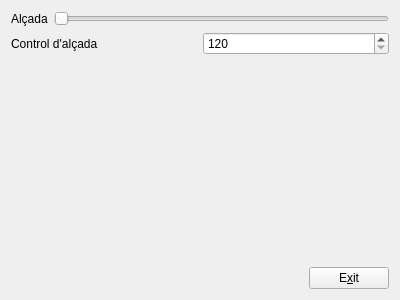
<?xml version="1.0" encoding="UTF-8"?>
<ui version="4.0">
 <class>MyForm</class>
 <widget class="QWidget" name="MyForm">
  <property name="geometry">
   <rect>
    <x>0</x>
    <y>0</y>
    <width>400</width>
    <height>300</height>
   </rect>
  </property>
  <property name="windowTitle">
   <string>Form</string>
  </property>
  <layout class="QVBoxLayout" name="verticalLayout_2">
   <item>
    <layout class="QHBoxLayout" name="horizontalLayout">
     <item>
      <widget class="QLabel" name="label">
       <property name="text">
        <string>Alçada</string>
       </property>
      </widget>
     </item>
     <item>
      <widget class="QSlider" name="horizontalSlider">
       <property name="minimum">
        <number>120</number>
       </property>
       <property name="maximum">
        <number>240</number>
       </property>
       <property name="orientation">
        <enum>Qt::Horizontal</enum>
       </property>
      </widget>
     </item>
    </layout>
   </item>
   <item>
    <layout class="QHBoxLayout" name="horizontalLayout_2">
     <item>
      <widget class="QLabel" name="label_2">
       <property name="text">
        <string>Control d'alçada</string>
       </property>
      </widget>
     </item>
     <item>
      <widget class="QSpinBox" name="spinBox">
       <property name="minimumSize">
        <size>
         <width>150</width>
         <height>0</height>
        </size>
       </property>
       <property name="minimum">
        <number>120</number>
       </property>
       <property name="maximum">
        <number>240</number>
       </property>
       <property name="value">
        <number>120</number>
       </property>
      </widget>
     </item>
    </layout>
   </item>
   <item>
    <layout class="QHBoxLayout" name="horizontalLayout_3">
     <item>
      <spacer name="horizontalSpacer">
       <property name="orientation">
        <enum>Qt::Horizontal</enum>
       </property>
       <property name="sizeHint" stdset="0">
        <size>
         <width>40</width>
         <height>20</height>
        </size>
       </property>
      </spacer>
     </item>
     <item>
      <layout class="QVBoxLayout" name="verticalLayout">
       <item>
        <spacer name="verticalSpacer">
         <property name="orientation">
          <enum>Qt::Vertical</enum>
         </property>
         <property name="sizeHint" stdset="0">
          <size>
           <width>20</width>
           <height>40</height>
          </size>
         </property>
        </spacer>
       </item>
       <item>
        <widget class="QPushButton" name="pushButton">
         <property name="text">
          <string>E&amp;xit</string>
         </property>
        </widget>
       </item>
      </layout>
     </item>
    </layout>
   </item>
  </layout>
 </widget>
 <resources/>
 <connections>
  <connection>
   <sender>horizontalSlider</sender>
   <signal>valueChanged(int)</signal>
   <receiver>spinBox</receiver>
   <slot>setValue(int)</slot>
   <hints>
    <hint type="sourcelabel">
     <x>211</x>
     <y>14</y>
    </hint>
    <hint type="destinationlabel">
     <x>276</x>
     <y>42</y>
    </hint>
   </hints>
  </connection>
  <connection>
   <sender>spinBox</sender>
   <signal>valueChanged(int)</signal>
   <receiver>horizontalSlider</receiver>
   <slot>setValue(int)</slot>
   <hints>
    <hint type="sourcelabel">
     <x>335</x>
     <y>47</y>
    </hint>
    <hint type="destinationlabel">
     <x>348</x>
     <y>19</y>
    </hint>
   </hints>
  </connection>
  <connection>
   <sender>pushButton</sender>
   <signal>clicked()</signal>
   <receiver>MyForm</receiver>
   <slot>close()</slot>
   <hints>
    <hint type="sourcelabel">
     <x>391</x>
     <y>283</y>
    </hint>
    <hint type="destinationlabel">
     <x>322</x>
     <y>181</y>
    </hint>
   </hints>
  </connection>
 </connections>
</ui>
